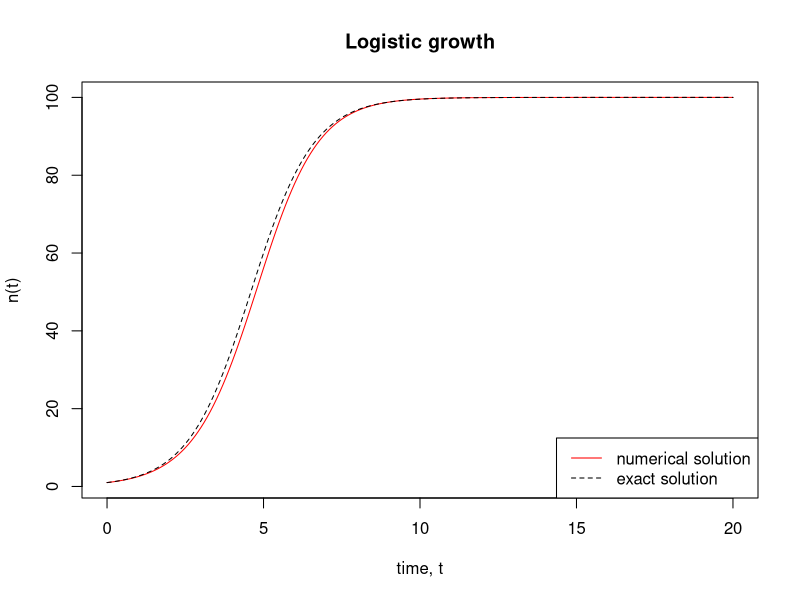

R code for this plot:
# Solve the logistic equation numerically. 
# dn/dt = f(n) = r0*n*(1-n/K)

# Key model parameters:
K <- 100 # Carrying capacity
r0 <- 1 # intrinsic growth rate
n0 <- 1 # initial population size
delta_t <- 0.1 # fixed time-step
t_start <- 0 # when we begin
t_end <- 20 # when we finish

# vector of t-values:
t <- seq(t_start, t_end, by=delta_t)

# vector of calculated solution:
n_solution <- rep(0, length(t))

#  Start by setting n=n0
n <- n0
n_solution[1] <- n

for (ti in 2:length(t)) {
  # Calculate dn/dt = f(n)
  dndt <- r0*n*(1-n/K)
  
  # Calculate Δn=f(n)Δt
  delta_n <- dndt*delta_t
  
  # Update n
  n <- n + delta_n
  
  # Store solution:
  n_solution[ti] <- n
}

# Plot solution:
plot(t, n_solution, type='l', col='red', xlab='time, t', ylab='n(t)', main='Logistic growth')

# Does the solution match the analytical solution?
n_analytical <- K/(1+(K/n0-1)*exp(-r0*t))
lines(t, n_analytical, col='black', lty='dashed')

legend('bottomright', legend=c('numerical solution','exact solution'), col=c('red','black'), lty=c('solid','dashed'))
